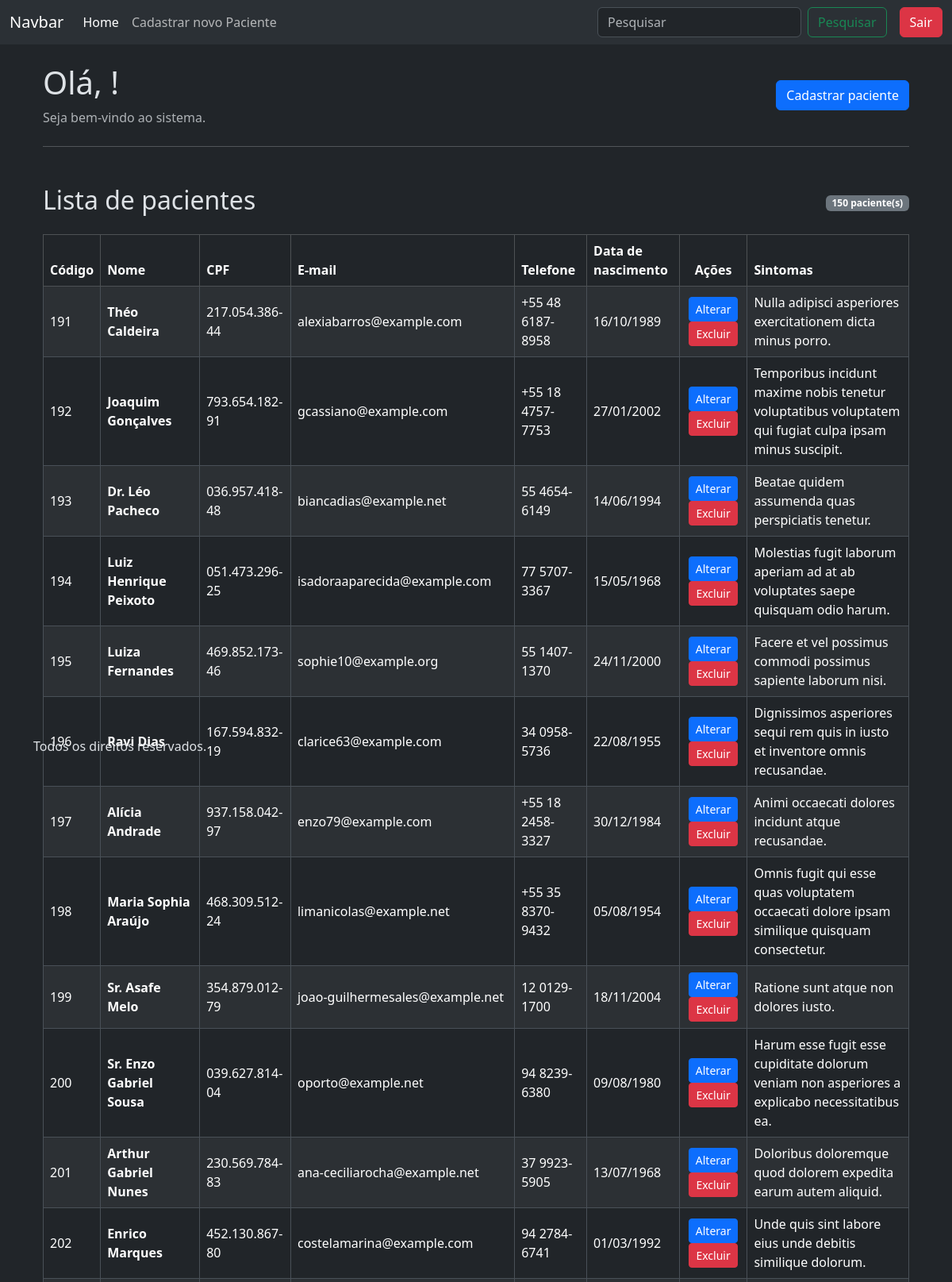
The page /buscar/ (upper part) on the database its author committed.
### apps/crud/models.py (models this page shows, shortened)
class Paciente(models.Model):
    codigo_paciente = models.AutoField(primary_key=True)
    nome = models.CharField(null=False, blank=False)
    cpf = models.CharField(max_length=14, unique=True, blank=False)
    email = models.EmailField(unique=True, null=False, blank=False)
    telefone = models.CharField(max_length=15, null=False, blank=False)
    data_nascimento = models.DateField(null=False, blank=False)
    sintomas = models.TextField(null=True, blank=True)

### apps/crud/views.py (the view)
# urls.py: path('buscar/', views.buscar_paciente, name='buscar_paciente'),
def buscar_paciente(request):
    query = request.GET.get('buscar','')
    pacientes = Paciente.objects.filter(nome__icontains=query)
    return render(request, 'index.html', {
        'pacientes':pacientes,
        'query':query
    })

### apps/crud/templates/index.html (shortened to what this page needs)
{% extends 'base-crud.html' %}
{% block content %}
<div class="container mt-4">
    <div class="d-flex justify-content-between align-items-center mb-4">
        <div>
            <h1>Olá, {{ user.username }}!</h1>
            <p class="text-muted mb-0">Seja bem-vindo ao sistema.</p>
        </div>
        <a href="/novoPaciente/" class="btn btn-primary">
            Cadastrar paciente
        </a>
    </div>
    <hr>
    <div class="mt-5">
        <div class="d-flex justify-content-between align-items-center mb-3">
            <h2>Lista de pacientes</h2>
            <span class="badge bg-secondary">
                {{ pacientes|length }} paciente(s)
            </span>
        </div>
        {% if pacientes %}
        <div class="table-responsive">
            <table class="table table-striped table-hover table-bordered align-middle">
                <thead class="table-dark">
                    <tr>
                        <th>Código</th>
                        <th>Nome</th>
                        <th>CPF</th>
                        <th>E-mail</th>
                        <th>Telefone</th>
                        <th>Data de nascimento</th>
                        <th class="text-center">Ações</th>
                        <th>Sintomas</th>
                    </tr>
                </thead>
                <tbody>
                    {% for paciente in pacientes %}
                    <tr>
                        <td>
                            {{ paciente.codigo_paciente }}
                        </td>
                        <td>
                            <strong>{{ paciente.nome }}</strong>
                        </td>
                        <td>
                            {{ paciente.cpf }}
                        </td>
                        <td>
                            {{ paciente.email }}
                        </td>
                        <td>
                            {{ paciente.telefone }}
                        </td>
                        <td>
                            {{ paciente.data_nascimento|date:"d/m/Y" }}
                        </td>
                        <td class="text-center">
                            <a href="{% url 'alterar_paciente' paciente.codigo_paciente %}" class="btn btn-sm btn-primary">
                                Alterar
                            </a>
                            <a href="{% url 'excluir_paciente' paciente.codigo_paciente %}" class="btn btn-sm btn-danger">
                                Excluir
                            </a>
                        </td>
                        <td>
                            {{ paciente.sintomas }}
                        </td>
                    </tr>
                    {% endfor %}
                </tbody>
            </table>
        </div>
        {% endif %}
    </div>
</div>
{% endblock %}

### apps/crud/templates/base-crud.html (shortened to what this page needs)
<!doctype html>
<html lang="pt-br">
  <head>
    <link href="https://cdn.jsdelivr.net/npm/bootstrap@5.3.8/dist/css/bootstrap.min.css" rel="stylesheet">
  </head>
  <body class="bg-dark" data-bs-theme="dark">
    {% include 'includes/header.html' %}
    <main class="container vh-100">
        {% block content %}{% endblock %}
    </main>
    {% include 'includes/footer.html' %}
  </body>
</html>

### apps/crud/templates/includes/header.html (shortened to what this page needs)
<header>
    <nav class="navbar navbar-expand-lg bg-body-tertiary">
        <div class="container-fluid">
            <a class="navbar-brand" href="/">Navbar</a>
            <div class="collapse navbar-collapse" id="navbarSupportedContent">
                <ul class="navbar-nav me-auto mb-2 mb-lg-0">
                    <li class="nav-item">
                        <a class="nav-link active" aria-current="page" href="/">Home</a>
                    </li>
                    <li class="nav-item">
                        <a class="nav-link" href="/novoPaciente/">Cadastrar novo Paciente</a>
                    </li>
                </ul>
                <form action="{% url 'buscar_paciente' %}" method="GET" class="d-flex" role="search">
                    <input class="form-control me-2" type="search" name="buscar" placeholder="Pesquisar" aria-label="Search" />
                    <button class="btn btn-outline-success" type="submit">Pesquisar</button>
                </form>
                <a href="/logout/" class="btn btn-danger ms-3">
                    Sair
                </a>
            </div>
        </div>
    </nav>
</header>

### apps/crud/templates/includes/footer.html
<foote class="container d-flex justify-content center mt-5">
    Todos os direitos reservados.
</foote>

### rows shown on the page
Paciente: codigo_paciente "191", nome "Théo Caldeira", cpf "217.054.386-44", email "alexiabarros@example.com", telefone "+55 48 6187-8958", data_nascimento "16/10/1989", sintomas "Nulla adipisci asperiores exercitationem dicta minus porro."
Paciente: codigo_paciente "192", nome "Joaquim Gonçalves", cpf "793.654.182-91", email "gcassiano@example.com", telefone "+55 18 4757-7753", data_nascimento "27/01/2002", sintomas "Temporibus incidunt maxime nobis tenetur voluptatibus voluptatem qui fugiat culpa ipsam minus suscipit."
Paciente: codigo_paciente "193", nome "Dr. Léo Pacheco", cpf "036.957.418-48", email "biancadias@example.net", telefone "55 4654-6149", data_nascimento "14/06/1994", sintomas "Beatae quidem assumenda quas perspiciatis tenetur."
Paciente: codigo_paciente "194", nome "Luiz Henrique Peixoto", cpf "051.473.296-25", email "isadoraaparecida@example.com", telefone "77 5707-3367", data_nascimento "15/05/1968", sintomas "Molestias fugit laborum aperiam ad at ab voluptates saepe quisquam odio harum."
Paciente: codigo_paciente "195", nome "Luiza Fernandes", cpf "469.852.173-46", email "sophie10@example.org", telefone "55 1407-1370", data_nascimento "24/11/2000", sintomas "Facere et vel possimus commodi possimus sapiente laborum nisi."
Paciente: codigo_paciente "196", nome "Ravi Dias", cpf "167.594.832-19", email "clarice63@example.com", telefone "34 0958-5736", data_nascimento "22/08/1955", sintomas "Dignissimos asperiores sequi rem quis in iusto et inventore omnis recusandae."
Paciente: codigo_paciente "197", nome "Alícia Andrade", cpf "937.158.042-97", email "enzo79@example.com", telefone "+55 18 2458-3327", data_nascimento "30/12/1984", sintomas "Animi occaecati dolores incidunt atque recusandae."
Paciente: codigo_paciente "198", nome "Maria Sophia Araújo", cpf "468.309.512-24", email "limanicolas@example.net", telefone "+55 35 8370-9432", data_nascimento "05/08/1954", sintomas "Omnis fugit qui esse quas voluptatem occaecati dolore ipsam similique quisquam consectetur."
Paciente: codigo_paciente "199", nome "Sr. Asafe Melo", cpf "354.879.012-79", email "joao-guilhermesales@example.net", telefone "12 0129-1700", data_nascimento "18/11/2004", sintomas "Ratione sunt atque non dolores iusto."
Paciente: codigo_paciente "200", nome "Sr. Enzo Gabriel Sousa", cpf "039.627.814-04", email "oporto@example.net", telefone "94 8239-6380", data_nascimento "09/08/1980", sintomas "Harum esse fugit esse cupiditate dolorum veniam non asperiores a explicabo necessitatibus ea."
Paciente: codigo_paciente "201", nome "Arthur Gabriel Nunes", cpf "230.569.784-83", email "ana-ceciliarocha@example.net", telefone "37 9923-5905", data_nascimento "13/07/1968", sintomas "Doloribus doloremque quod dolorem expedita earum autem aliquid."
Paciente: codigo_paciente "202", nome "Enrico Marques", cpf "452.130.867-80", email "costelamarina@example.com", telefone "94 2784-6741", data_nascimento "01/03/1992", sintomas "Unde quis sint labore eius unde debitis similique dolorum."

### other values the page prints
{{ pacientes|length }} "150"
